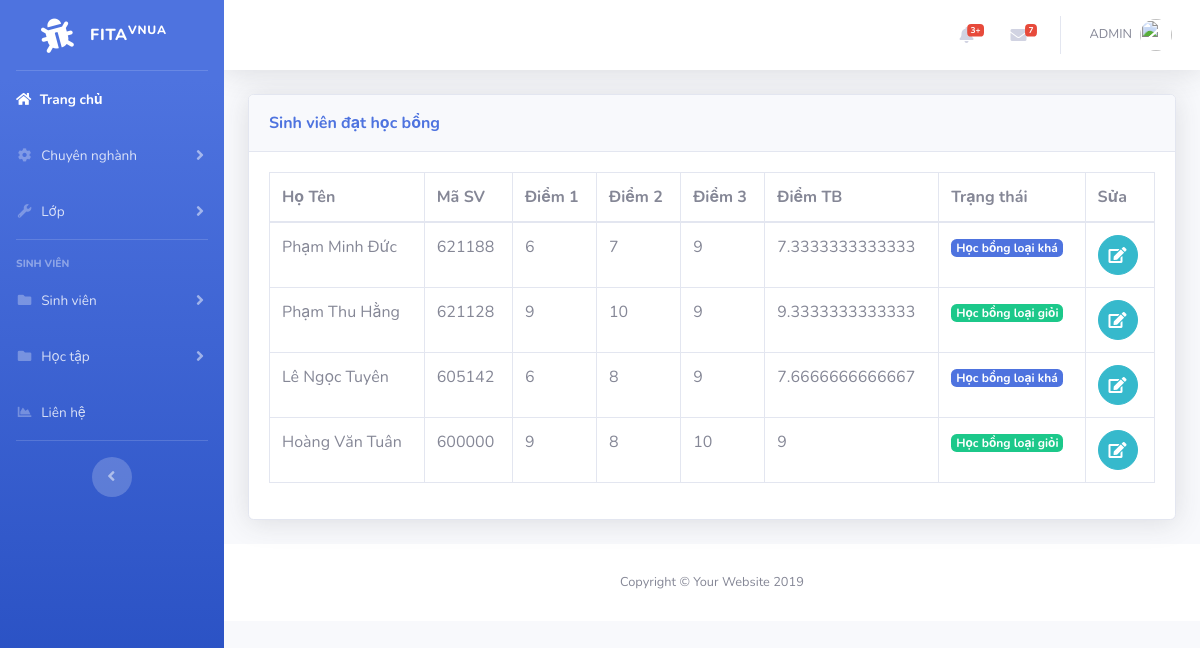
/scholarship.php, run on an earlier commit of the app's database.
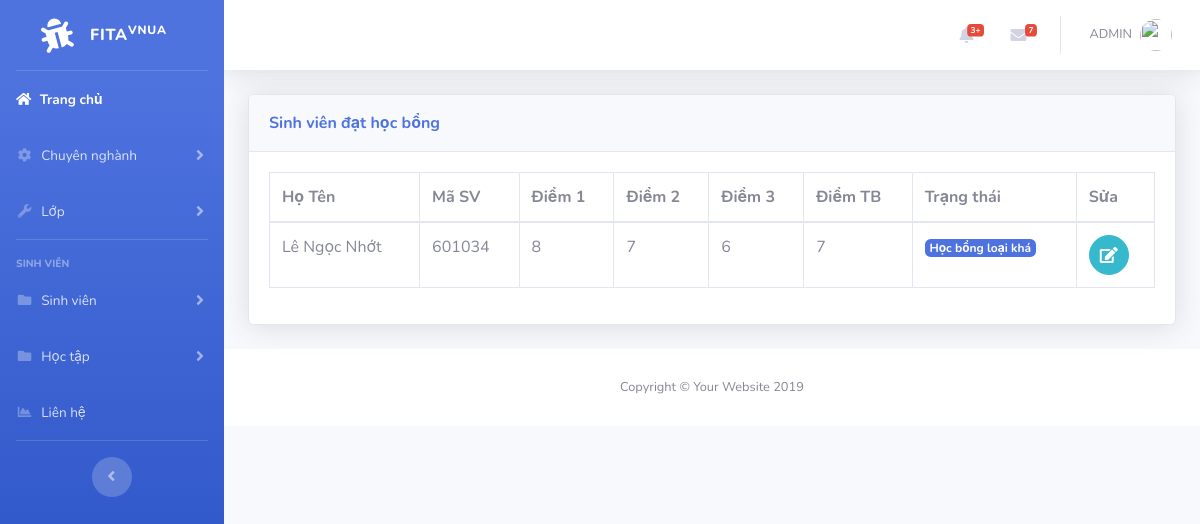
And on a later commit of the database.
### tables this page shows
CREATE TABLE `student` (
  `id` int(11) NOT NULL,
  `name` varchar(50) NOT NULL,
  `code` varchar(6) NOT NULL,
  `class` varchar(50) NOT NULL,
  `phone` varchar(50) NOT NULL,
  `email` varchar(50) NOT NULL,
  `id_pos` int(6) NOT NULL
);

CREATE TABLE `points` (
  `id` int(11) NOT NULL,
  `id_sv` int(11) NOT NULL,
  `diem1` varchar(50) NOT NULL,
  `diem2` varchar(50) NOT NULL,
  `diem3` varchar(50) NOT NULL,
  `tbc` varchar(50) NOT NULL
);

### scholarship.php (the view, shortened to what this page needs)
<?php
include('includes/header.php');
include('includes/navbar.php');
include('includes/connect.php');
?>
<div class="container-fluid">
<div class="card shadow mb-4">
  <div class="card-header py-3">
    <h7 class="m-0 font-weight-bold text-primary">Sinh viên đạt học bổng
    </h7>
  </div>
  <div class="card-body">
  <div class="table-responsive">
<?php
$query_3="SELECT student.name,code, points.id, diem1, diem2, diem3, tbc FROM student INNER JOIN points ON student.id = points.id_sv";
$query_run3=mysqli_query($connect,$query_3);
 ?>
      <table class="table table-bordered" id="dataTable" width="100%" cellspacing="0">
        <thead>
          <tr>
            <th>Họ Tên</th>
            <th>Mã SV</th>
            <th>Điểm 1</>
            <th>Điểm 2</th>
            <th>Điểm 3</th>
            <th>Điểm TB</th>
            <th>Trạng thái</th>
            <th>Sửa</th>
          </tr>
        </thead>
        <tbody>
          <?php
              if(mysqli_num_rows($query_run3)>0)
              {
                while($row=mysqli_fetch_assoc($query_run3))
                {
                  ?>
                      <tr>
                     <?php if($row['tbc']>=7)
                     {
                      ?>
                        <td><?php echo $row['name']; ?></td>
                        <td><?php echo $row['code']; ?></td>
                        <td><?php echo $row['diem1']; ?></td>
                        <td><?php echo $row['diem2']; ?></td>
                        <td><?php echo $row['diem3']; ?></td>
                        <td><?php echo $row['tbc']; ?></td>
                        <td>
                            <?php
                                if($row['tbc']>=8)
                                {
                                    echo '<a href="#" class="badge badge-success">Học bổng loại giỏi</a>';
                                }
                                if($row['tbc']>=7 && $row['tbc']<8 )
                                {
                                    echo '<a href="#" class="badge badge-primary">Học bổng loại khá</a>';
                                }
                            ?>
                        </td>
                        <td>
                            <form action="edit_point.php" method="post">
                                <button  type="submit" name="edit_point" class="btn btn-info btn-circle"><i class="fa fa-edit edit"></i></button>
                            </form>
                        </td>
                      </tr>
                  <?php
              }
           ?>
                  <?php
                }
              }
              else
              {
                echo "Not found";
              }
           ?>
        </tbody>
      </table>
    </div>
  </div>
</div>
</div>
<?php
include('includes/footer.php');
?>

What changed in the data, as far as the page shows it:
removed student: name "Phạm Minh Đức", code "621188", points.diem1 "6", points.diem2 "7", points.diem3 "9", points.tbc "7.3333333333333", shows "Học bổng loại khá"
removed student: name "Phạm Thu Hằng", code "621128", points.diem1 "9", points.diem2 "10", points.diem3 "9", points.tbc "9.3333333333333", shows "Học bổng loại giỏi"
removed student: name "Lê Ngọc Tuyên", code "605142", points.diem1 "6", points.diem2 "8", points.diem3 "9", points.tbc "7.6666666666667", shows "Học bổng loại khá"
removed student: name "Hoàng Văn Tuân", code "600000", points.diem1 "9", points.diem2 "8", points.diem3 "10", points.tbc "9", shows "Học bổng loại giỏi"
added student: name "Lê Ngọc Nhớt", code "601034", points.diem1 "8", points.diem2 "7", points.diem3 "6", points.tbc "7", shows "Học bổng loại khá"
